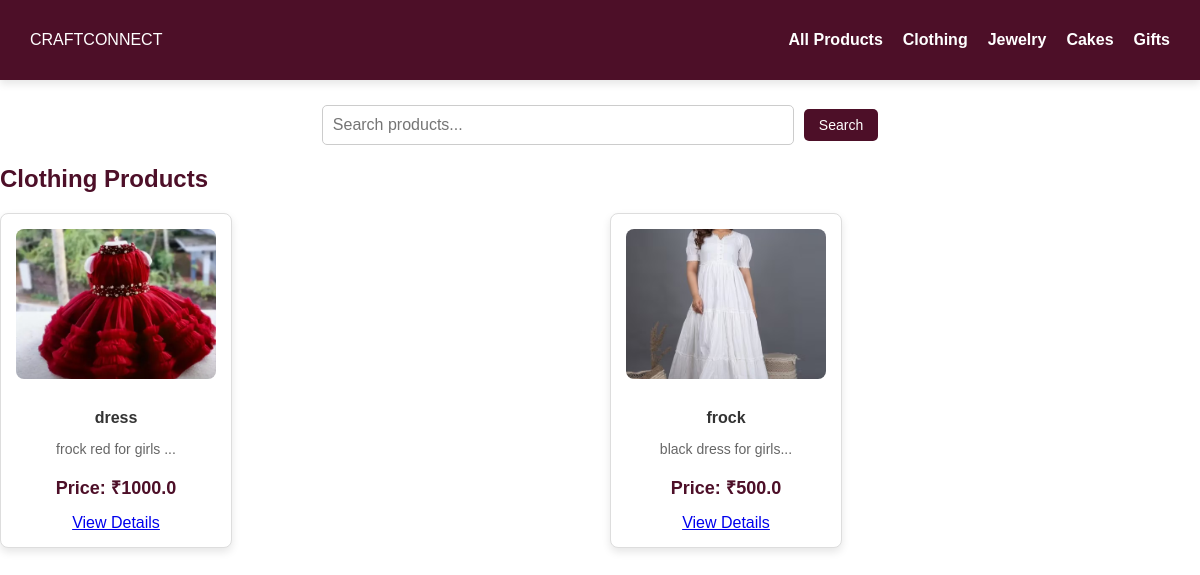
Screenshot of /products/Clothing with the database file from the repository.
### tables this page shows
CREATE TABLE products (
            id INTEGER PRIMARY KEY AUTOINCREMENT,
            name TEXT NOT NULL,
            description TEXT NOT NULL,
            price REAL NOT NULL,
            image TEXT NOT NULL,
            manufacturer_id INTEGER, approved INTEGER DEFAULT 0, category TEXT, stock_limit INTEGER DEFAULT NULL, size_chart TEXT,
            FOREIGN KEY (manufacturer_id) REFERENCES users (id)
        );

### app.py (the view)
@app.route('/products/<category>', methods=['GET', 'POST'])
def products_by_category(category):
    search_query = request.args.get('search', '').strip()  # Get the search query from the URL parameters
    conn = sqlite3.connect("craftconnect.db")
    cursor = conn.cursor()
    if search_query:  # If a search query is provided
        cursor.execute("""
            SELECT * FROM products
            WHERE category = ? AND (name LIKE ? OR description LIKE ?)
        """, (category, f'%{search_query}%', f'%{search_query}%'))
    else:  # If no search query, display all products in the category
        cursor.execute("SELECT * FROM products WHERE category = ?", (category,))
    products = cursor.fetchall()
    conn.close()
    return render_template('products.html', products=products, category=category, search_query=search_query)

### templates/products.html (shortened to what this page needs)
<!DOCTYPE html>
<html lang="en">
<head>
    <link rel="stylesheet" href="{{ url_for('static', filename='css/styles.css') }}">
</head>
<body>
    <nav class="navbar">
        <div class="logo">CRAFTCONNECT</div>
        <ul class="nav-links">
            <li><a href="{{ url_for('browse_products') }}">All Products</a></li>
            <li><a href="{{ url_for('products_by_category', category='Clothing') }}">Clothing</a></li>
            <li><a href="{{ url_for('products_by_category', category='Jewelry') }}">Jewelry</a></li>
            <li><a href="{{ url_for('products_by_category', category='Cakes') }}">Cakes</a></li>
            <li><a href="{{ url_for('products_by_category', category='Gifts') }}">Gifts</a></li>
        </ul>
    </nav>
    <section class="search-bar">
        <form action="{{ url_for('products_by_category', category=category) }}" method="GET">
            <input type="text" name="search" placeholder="Search products..." value="{{ search_query }}">
            <button type="submit">Search</button>
        </form>
    </section>
    <section class="products-container">
        <h1>{{ category }} Products</h1>
        {% if products %}
        <div class="products-grid">
            {% for product in products %}
            <div class="product-card">
                <img src="{{ url_for('static', filename='uploads/' + product[4]) }}" alt="{{ product[1] }}">
                <h3>{{ product[1] }}</h3>
                <p>{{ product[2][:100] }}...</p>
                <p class="price">Price: ₹{{ product[3] }}</p>
                <a href="{{ url_for('product_details', product_id=product[0]) }}">View Details</a>
            </div>
            {% endfor %}
        </div>
        {% else %}
        <p>No products found in this category.</p>
        {% endif %}
    </section>
</body>
</html>

### static/css/styles.css (style rules this page uses)
body { margin: 0; padding: 0; font-family: Arial, sans-serif; background: white; color: #4D0F28; min-height: 100vh; box-sizing: border-box; }
.navbar { display: flex; justify-content: space-between; align-items: center; padding: 15px 30px; background: #4D0F28; color: white; box-shadow: 0px 4px 8px rgba(0, 0, 0, 0.1); }
.nav-links { list-style: none; display: flex; gap: 20px; }
.nav-links a { text-decoration: none; color: white; font-size: 16px; font-weight: bold; transition: color 0.3s ease; }
.products-grid { display: grid; grid-template-columns: repeat(auto-fit, minmax(250px, 1fr)); gap: 20px; justify-content: center; }
.product-card { background: #fff; color: #4D0F28; padding: 20px; box-shadow: 0px 4px 8px rgba(0, 0, 0, 0.15); text-align: center; border-radius: 8px; transition: transform 0.3s ease, box-shadow 0.3s ease; width: 250px; }
.product-card img { width: 100%; height: 200px; object-fit: cover; border-radius: 5px; margin-bottom: 15px; }
.product-card h3 { font-size: 20px; color: #333; margin-bottom: 10px; }
.product-card p { font-size: 16px; color: #666; margin-bottom: 10px; }
.product-card .price { font-size: 18px; font-weight: bold; color: #4D0F28; margin-bottom: 15px; }
input, button { width: 100%; padding: 10px; margin-top: 5px; }
.product-card { background-color: #fff; border: 1px solid #ddd; border-radius: 8px; width: 200px; padding: 15px; text-align: center; box-shadow: 0 4px 8px rgba(0, 0, 0, 0.1); }
.product-card img { width: 100%; height: 150px; object-fit: cover; border-radius: 8px; margin-bottom: 10px; }
.product-card h3 { font-size: 16px; color: #333; margin-bottom: 5px; }
.product-card p { font-size: 14px; color: #666; margin-bottom: 10px; }
.search-bar { margin: 20px; text-align: center; }
.search-bar form { display: inline-flex; align-items: center; gap: 10px; }
.search-bar input[type="text"] { width: 450px; padding: 10px; border: 1px solid #ccc; border-radius: 5px; font-size: 16px; }
.search-bar button { background-color: #4D0F28; color: white; border: none; padding: 8px 15px; font-size: 14px; border-radius: 5px; cursor: pointer; width: auto; white-space: nowrap; }
.price { font-size: 18px; font-weight: bold; color: #4D0F28; }

### rows the page displays
products: image (picture), name "dress", description "frock red for girls", price "1000.0"
products: image (picture), name "frock", description "black dress for girls", price "500.0"

### other values shown
{{ category }} "Clothing"
